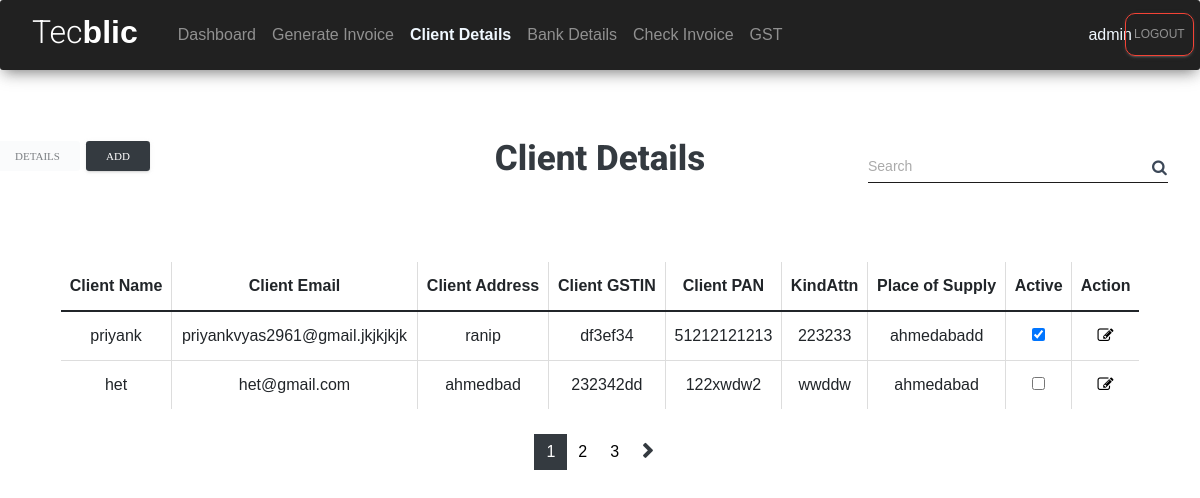
Page /add (signed in) on the committed database.
### tecblicapp/models.py (models this page shows, shortened)
class clientDetail(models.Model):
    clientName=models.CharField(max_length=50,null=True,blank=True)
    clientEmail=models.EmailField(null=True,blank=True)
    clientAddress=models.CharField(max_length=200,null=True,blank=True)
    clientGSTIN=models.CharField(max_length=15,null=True,blank=True)
    clientPAN=models.CharField(max_length=10,null=True,blank=True)
    kindAttn=models.CharField(max_length=40,null=True,blank=True)
    placeofSupply=models.CharField(max_length=40,null=True,blank=True)
    activeClient = models.BooleanField(("Active Client"),default=True)

### tecblicapp/views.py (the view)
# urls.py: path('add',views.client_detail,name='client-detail'),
@login_required(login_url='login')
def client_detail(request):
    form=clientDetailForm()
    clientdetails1=clientDetail.objects.all()
    paginator = Paginator(clientdetails1,2)
    page_number = request.GET.get('page',paginator)
    finaldata =  paginator.get_page(page_number)
    totalpage = finaldata.paginator.num_pages
    return render(request,'tecblicapp/add_client.html',{'clientdetails':finaldata,'totalpages':[n+1 for n in range(totalpage)]})
    return render(request,'tecblicapp/add_client.html',{'form':form,'clientdetails':clientdetails1})

### tecblicapp/templates/tecblicapp/add_client.html (shortened to what this page needs)
<!DOCTYPE html>
<html lang="en">
<head>
    <link href="https://cdn.jsdelivr.net/npm/bootstrap@5.1.3/dist/css/bootstrap.min.css" rel="stylesheet">
    <link rel="stylesheet" href="https://maxcdn.bootstrapcdn.com/font-awesome/latest/css/font-awesome.min.css">
    <link href="/static/assets/css/material-dashboard.css?v=2.1.2" rel="stylesheet" />
    <link href="/static/assets/css/material-dashboard-rtl.css?v=2.1.2" rel="stylesheet" />
</head>
<body>
{% include 'tecblicapp/navbar.html' %}
<form method="GET" class="flex-container" action="/clientsearch" style="z-index:2;position:absolute;right:2%;top: 144px" >
    <input class="mt-1 form-control mr-sm-2" style="width:300px;background-image: linear-gradient(to top, rgb(39, 37, 37) 2px, rgba(255, 255, 255, 0) 2px), linear-gradient(to top, #1d1b1b 1px, rgba(255, 255, 255, 0) 1px);color:rgb(39, 37, 37);font-weight: bold;" type="search" style="position: relative;; left: 100px;" name="query" id="query" placeholder="Search" aria-label="Search">
    <i style="position: relative;top: -28px;right: -284px;z-index: 1;" class="fa fa-search" aria-hidden="true"></i>
  </form>
<br>
        <div class="text-center" style="font-family: Georgia, 'Times New Roman', Times, serif;">
            <h4 class="text-center text-dark table-detail" style="font-size: 35px;font-weight: 800">Client Details</h4>
<button id="details" disabled class="btn bg-light text-dark btn-sm"  style="z-index: 3;position: relative;bottom: 55px;left: -44%;">Details</button>
<button  id="addclient"  class="btn bg-dark btn-sm" style="z-index: 3;position: relative;bottom: 55px;left: -44%;">Add</button>
  <div id="table" style="position: absolute;top: 30%;left:5%;width: 90%;">
      <table class="table table-bordered table-sm table-detail">
          <thead>
              <tr id="heading">
                  <th scope="col" style="font-weight:800;font-size: medium;">Client Name</th>
                  <th scope="col"  style="font-weight:800;font-size: medium;">Client Email</th>
                  <th scope="col" style="font-weight:800;font-size: medium;" >Client Address</th>
                  <th scope="col"  style="font-weight:800;font-size: medium;">Client GSTIN</th>
                  <th scope="col"  style="font-weight:800;font-size: medium;">Client PAN</th>
                  <th scope="col" style="font-weight:800;font-size: medium;">KindAttn</th>
                  <th scope="col" style="font-weight:800;font-size: medium;">Place of Supply</th>
                  <th scope="col" style="font-weight:800;font-size: medium;">Active</th>
                  <th scope="col" style="font-weight:800;font-size: medium;">Action</th>
                </tr>
            </thead>
            <tbody id="tbody">
                {% for cl in clientdetails %}
                <tr>
                    <td id="name{{ cl.id }}">{{ cl.clientName }}</td>
                    <td id="email{{ cl.id }}">{{ cl.clientEmail }}</td>
                    <td id="address{{ cl.id }}">{{ cl.clientAddress }}</td>
                    <td id="gst{{ cl.id }}">{{ cl.clientGSTIN }}</td>
                    <td id="pan{{ cl.id }}">{{ cl.clientPAN }}</td>
                    <td id="kind{{ cl.id }}">{{ cl.kindAttn }}</td>
                    <td id="place{{ cl.id }}">{{ cl.placeofSupply }}</td>
                    <form id="form" action="active_client">
                        <td>
                            <input type="checkbox"
                            {% if cl.activeClient %}
                            checked
                            {% endif %}
                            onchange="this.form.submit()" name="radio" id="" value="true"></td>
                    </form>
                    <td><a  href="edit?cid={{cl.id}}" style="border-radius: 20px;color: black;" class=" "><i class="fa fa-edit"></i></a></td>
                </tr>
                {% endfor %}
            </tbody>
        </table>
        <nav aria-label="Page navigation" class="mt-4 table-detail" style="margin: auto;width: 25%;">
            <ul class="pagination pagination-primary" style="justify-content: center;">
                {% for i in totalpages %}
                <li class="page-item
                {% if clientdetails.number == i %}
                bg-dark
                {% else %}
                {% endif %}
                " style=""><a class="page-link" style="color:{% if clientdetails.number == i %}white;{% else %}black;{% endif %}" href="/add?page={{i}}">{{i}}</a></li>
                {% endfor %}
                {% if clientdetails.has_next %}
                <li class="page-item"><a class="page-link text-dark "  href="/add?page={{clientdetails.next_page_number}}"><i class="fa fa-chevron-right"  style="font-weight: bold;" aria-hidden="true"></i></a></li>
                {% endif %}
            </ul>
        </nav>
        <br>
    </div>
    </div>
</body>
</html>

### tecblicapp/templates/tecblicapp/navbar.html (shortened to what this page needs)
{% load static %}
<nav class="navbar navbar-expand-lg navbar-dark bg-dark" style="margin-bottom:40px;opacity:1;">
  <div class="collapse navbar-collapse" id="navbarCollapse">
    <div class="navbar-nav">
     <a class="navbar-brand" href="{% url 'home_page' %}">
        <h3 class="mx-3" style="position:relative;bottom:30px;font-size: xx-large;"> Tec<b style="font-weight:bold;">blic</b></h3>
      </a>
      <a class="nav-item nav-link  " id="s2" href=" {% url 'home_page' %}">Dashboard</a>
      <a class="nav-item nav-link " id="s3" href="{% url 'invoice_details' %}">Generate Invoice</a>
      <a class="nav-item nav-link" id="s4" href="{% url 'client-detail' %}">Client Details</a>
      <a class="nav-item nav-link {% block BankDetail %}{% endblock  %}" id="s5" href="{% url 'bank-detail' %}">Bank Details</a>
      <a class="nav-item nav-link {% block CheckInvoice %}{% endblock  %}" id="s6" href="{% url 'check_invoices' %}">Check Invoice</a>
      <a class="nav-item nav-link {% block gst %}{% endblock  %} mr-4"  id="s7" href="{% url 'gst' %}">GST</a>
      <span class="nav-item nav-link" style="font-weight: bolder;position:absolute;right:5%;color: aliceblue;" id="s1"> {{request.user}} </span>
      <a class="nav-item nav-link btn btn-outline-danger" style="border-radius: 10px;position:absolute;right:5px;" href="{% url 'logout' %}">Logout</a>
    </div>
  </div>
</nav>

### tecblicapp/templates/tecblicapp/add_client.html (style rules this page uses)
body { background-color: white; }
table { border-collapse: collapse; border-radius: 2em; overflow: hidden; }
* { box-sizing: border-box; }
.table { visibility: visible; }
#s4 { color: aliceblue; font-weight: bold; }
.form-control, .is-focused .form-control { background-image: linear-gradient(to top, #000000 2px, rgba(156, 39, 176, 0) 2px), linear-gradient(to top, #d2d2d2 1px, rgba(210, 210, 210, 0) 1px); }
* { font-family: Arial, Helvetica, sans-serif; }

### rows in the picture
clientDetail: clientName "priyank", clientEmail "priyankvyas2961@gmail.jkjkjkjk", clientAddress "ranip", clientGSTIN "df3ef34", clientPAN "51212121213", kindAttn "223233", placeofSupply "ahmedabadd", activeClient "☑"
clientDetail: clientName "het", clientEmail "het@gmail.com", clientAddress "ahmedbad", clientGSTIN "232342dd", clientPAN "122xwdw2", kindAttn "wwddw", placeofSupply "ahmedabad"

### other values in the picture
{{ request.user }} "admin"
{{ i }} "1" "2" "3"
